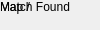
<?xml version="1.0" encoding="UTF-8"?>
<ui version="4.0">
 <class>widget</class>
 <widget class="QWidget" name="widget">
 <widget class="QWidget" name="mapIcon"/>
 <widget class="QLabel" name="lblmatchfound">
   <property name="text">
    <string>Match Found</string>
   </property>
  </widget>
<widget class="QLabel" name="lblmap">
   <property name="text">
    <string>Map /</string>
   </property>
  </widget>
 </widget>
</ui>
